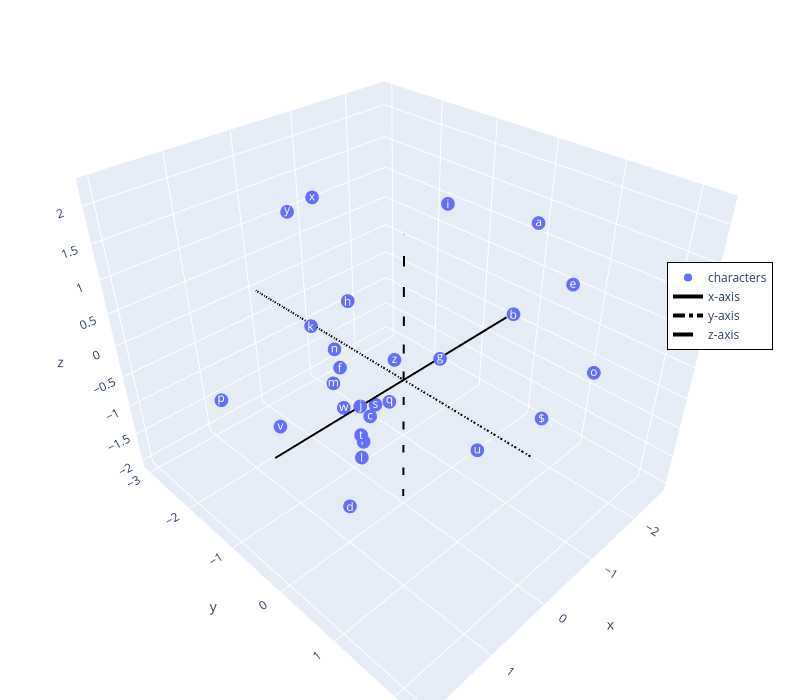

Write notebook code for a chart like this one.
### Code cell
import plotly.graph_objects as go
# Assume embeddings is your (28, 3) tensor
embeddings = model.embedding.weight.detach()
# Create a list of labels
labels = ['$', 'a', 'b', 'c', 'd', 'e', 'f', 'g', 'h', 'i', 'j', 'k',
           'l', 'm', 'n', 'o', 'p', 'q', 'r', 's', 't', 'u', 'v', 'w', 'x', 'y', 'z', '*']
# Create a 3D scatter plot
fig = go.Figure(data=[go.Scatter3d(
    x=embeddings[:, 0], 
    y=embeddings[:, 1], 
    z=embeddings[:, 2], 
    mode='markers+text',
    text=labels,  # add labels
    textfont=dict(size=12, color="white"),
    marker=dict(size=8),
    textposition='middle center',  # position the labels
    name="characters"
)])
# Add x, y, and z axes as lines
fig.add_trace(go.Scatter3d(x=[-2, 2], y=[0, 0], z=[0, 0], mode='lines', 
                           line=dict(color='black', dash='solid', width=4), name='x-axis'))
fig.add_trace(go.Scatter3d(x=[0, 0], y=[-3, 2], z=[0, 0], mode='lines', 
                           line=dict(color='black', dash='dashdot', width=4), name='y-axis'))
fig.add_trace(go.Scatter3d(x=[0, 0], y=[0, 0], z=[-2, 2], mode='lines', 
                           line=dict(color='black', dash='longdash', width=4), name='z-axis'))
fig.update_layout(
    autosize=False,
    width=800,
    height=700,
    legend=dict(
        orientation="v",
        xanchor="center",
        yanchor="bottom",
        x=.9,
        y=.5,
        font_size=12,
        bordercolor="black",
        borderwidth=1,
    ),
    margin=dict(l=0, r=0, b=0, t=0),
)
# Show the plot
fig.show()

### Figure 1 — Plotly figure (JSON) as saved in the notebook; plotly's stock layout.template omitted (floating-point values rounded to 4 significant figures)
{"data": [{"marker": {"size": 8}, "mode": "markers+text", "name": "characters", "text": ["$", "a", "b", "c", "d", "e", "f", "g", "h", "i", "j", "k", "l", "m", "n", "o", "p", "q", "r", "s", "t", "u", "v", "w", "x", "y", "z", "*"], "textfont": {"color": "white", "size": 12}, "textposition": "middle center", "type": "scatter3d", "x": [-2.624, -0.9314, -0.2856, 0.8042, 1.17, -0.8147, 0.1134, 0.413, -0.01559, -1.456, 0.969, 0.04763, 0.8598, 0.4178, 0.7426, -0.5637, 1.809, 0.3848, 0.6082, 0.3548, 0.6588, 0.4951, 1.749, 0.4988, 0.3846, -0.4065, 0.3955], "y": [0.358, 1.103, 1.353, 0.2496, 0.2428, 1.7, -1.073, 0.9542, -1.011, -0.6642, 0.2677, -1.711, 0.1418, -0.8567, -0.4045, 2.249, -1.288, 0.1391, -0.09892, -0.1404, -0.08439, 1.608, -0.2027, -0.5793, -1.087, -2.642, 0.2406], "z": [-1.955, 2.205, 1.453, 0.03904, -1.17, 1.741, -0.3105, 1.022, 0.6939, 1.659, 0.2919, 0.01586, -0.6373, -0.2892, 0.6329, 1.004, -0.02303, -0.04546, -0.6912, -0.2672, -0.5422, 0.1822, 0.1808, -0.4866, 2.216, 1.229, 0.6335]}, {"line": {"color": "black", "dash": "solid", "width": 4}, "mode": "lines", "name": "x-axis", "type": "scatter3d", "x": [-2, 2], "y": [0, 0], "z": [0, 0]}, {"line": {"color": "black", "dash": "dashdot", "width": 4}, "mode": "lines", "name": "y-axis", "type": "scatter3d", "x": [0, 0], "y": [-3, 2], "z": [0, 0]}, {"line": {"color": "black", "dash": "longdash", "width": 4}, "mode": "lines", "name": "z-axis", "type": "scatter3d", "x": [0, 0], "y": [0, 0], "z": [-2, 2]}], "layout": {"autosize": false, "height": 700, "legend": {"bordercolor": "black", "borderwidth": 1, "font": {"size": 12}, "orientation": "v", "x": 0.9, "xanchor": "center", "y": 0.5, "yanchor": "bottom"}, "margin": {"b": 0, "l": 0, "r": 0, "t": 0}, "width": 800}}
